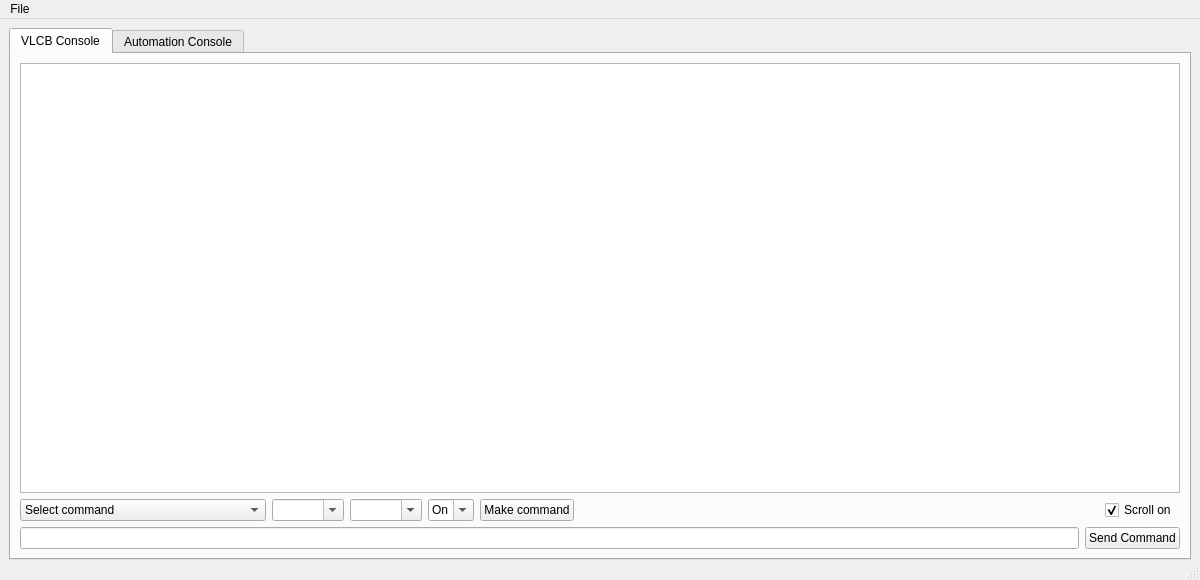
<?xml version="1.0" encoding="UTF-8"?>
<ui version="4.0">
 <class>MainWindow</class>
 <widget class="QMainWindow" name="MainWindow">
  <property name="geometry">
   <rect>
    <x>0</x>
    <y>0</y>
    <width>1200</width>
    <height>580</height>
   </rect>
  </property>
  <property name="sizePolicy">
   <sizepolicy hsizetype="MinimumExpanding" vsizetype="MinimumExpanding">
    <horstretch>0</horstretch>
    <verstretch>0</verstretch>
   </sizepolicy>
  </property>
  <property name="minimumSize">
   <size>
    <width>1200</width>
    <height>570</height>
   </size>
  </property>
  <property name="windowTitle">
   <string>MainWindow</string>
  </property>
  <widget class="QWidget" name="centralwidget">
   <property name="minimumSize">
    <size>
     <width>1000</width>
     <height>550</height>
    </size>
   </property>
   <layout class="QVBoxLayout" name="verticalLayout_2">
    <item>
     <widget class="QTabWidget" name="tabWidget">
      <property name="currentIndex">
       <number>0</number>
      </property>
      <widget class="QWidget" name="vlcbtab">
       <attribute name="title">
        <string>VLCB Console</string>
       </attribute>
       <layout class="QVBoxLayout" name="verticalLayout_3">
        <item>
         <layout class="QVBoxLayout" name="verticalLayout" stretch="0,0,0">
          <item>
           <widget class="QTableView" name="vlcbTableView">
            <property name="alternatingRowColors">
             <bool>true</bool>
            </property>
            <property name="selectionBehavior">
             <enum>QAbstractItemView::SelectRows</enum>
            </property>
            <attribute name="horizontalHeaderStretchLastSection">
             <bool>true</bool>
            </attribute>
           </widget>
          </item>
          <item>
           <layout class="QHBoxLayout" name="horizontalLayout_2">
            <item>
             <widget class="QComboBox" name="commandSelect">
              <item>
               <property name="text">
                <string>Select command</string>
               </property>
              </item>
              <item>
               <property name="text">
                <string>Discover</string>
               </property>
              </item>
              <item>
               <property name="text">
                <string>Query Node Number Events Configured</string>
               </property>
              </item>
              <item>
               <property name="text">
                <string>Query Node Number Available Events</string>
               </property>
              </item>
              <item>
               <property name="text">
                <string>Query Node Stored Events</string>
               </property>
              </item>
              <item>
               <property name="text">
                <string>Accessory Command</string>
               </property>
              </item>
             </widget>
            </item>
            <item>
             <widget class="QComboBox" name="arg1Select">
              <property name="editable">
               <bool>true</bool>
              </property>
             </widget>
            </item>
            <item>
             <widget class="QComboBox" name="arg2Select">
              <property name="editable">
               <bool>true</bool>
              </property>
             </widget>
            </item>
            <item>
             <widget class="QComboBox" name="arg3Select">
              <property name="editable">
               <bool>true</bool>
              </property>
              <item>
               <property name="text">
                <string>On</string>
               </property>
              </item>
              <item>
               <property name="text">
                <string>Off</string>
               </property>
              </item>
             </widget>
            </item>
            <item>
             <widget class="QPushButton" name="makeCommandButton">
              <property name="text">
               <string>Make command</string>
              </property>
             </widget>
            </item>
            <item>
             <spacer name="horizontalSpacer">
              <property name="orientation">
               <enum>Qt::Horizontal</enum>
              </property>
              <property name="sizeHint" stdset="0">
               <size>
                <width>40</width>
                <height>20</height>
               </size>
              </property>
             </spacer>
            </item>
            <item>
             <widget class="QCheckBox" name="scrollCheckBox">
              <property name="text">
               <string>Scroll on </string>
              </property>
              <property name="checked">
               <bool>true</bool>
              </property>
             </widget>
            </item>
           </layout>
          </item>
          <item>
           <layout class="QHBoxLayout" name="horizontalLayout">
            <item>
             <widget class="QLineEdit" name="commandEdit"/>
            </item>
            <item>
             <widget class="QPushButton" name="sendCommandButton">
              <property name="text">
               <string>Send Command</string>
              </property>
             </widget>
            </item>
           </layout>
          </item>
         </layout>
        </item>
       </layout>
      </widget>
      <widget class="QWidget" name="automatetab">
       <attribute name="title">
        <string>Automation Console</string>
       </attribute>
       <widget class="QTableWidget" name="automationTable">
        <property name="geometry">
         <rect>
          <x>0</x>
          <y>0</y>
          <width>1171</width>
          <height>461</height>
         </rect>
        </property>
        <property name="columnCount">
         <number>4</number>
        </property>
        <attribute name="horizontalHeaderStretchLastSection">
         <bool>true</bool>
        </attribute>
        <column>
         <property name="text">
          <string>Time</string>
         </property>
        </column>
        <column>
         <property name="text">
          <string>Sequence</string>
         </property>
        </column>
        <column>
         <property name="text">
          <string>Step</string>
         </property>
        </column>
        <column>
         <property name="text">
          <string>Description</string>
         </property>
        </column>
       </widget>
      </widget>
     </widget>
    </item>
   </layout>
  </widget>
  <widget class="QMenuBar" name="menubar">
   <property name="geometry">
    <rect>
     <x>0</x>
     <y>0</y>
     <width>1200</width>
     <height>22</height>
    </rect>
   </property>
   <widget class="QMenu" name="menuFile">
    <property name="title">
     <string>File</string>
    </property>
    <addaction name="actionClose"/>
   </widget>
   <addaction name="menuFile"/>
  </widget>
  <widget class="QStatusBar" name="statusbar"/>
  <action name="actionClose">
   <property name="text">
    <string>Close</string>
   </property>
  </action>
 </widget>
 <resources/>
 <connections/>
</ui>
